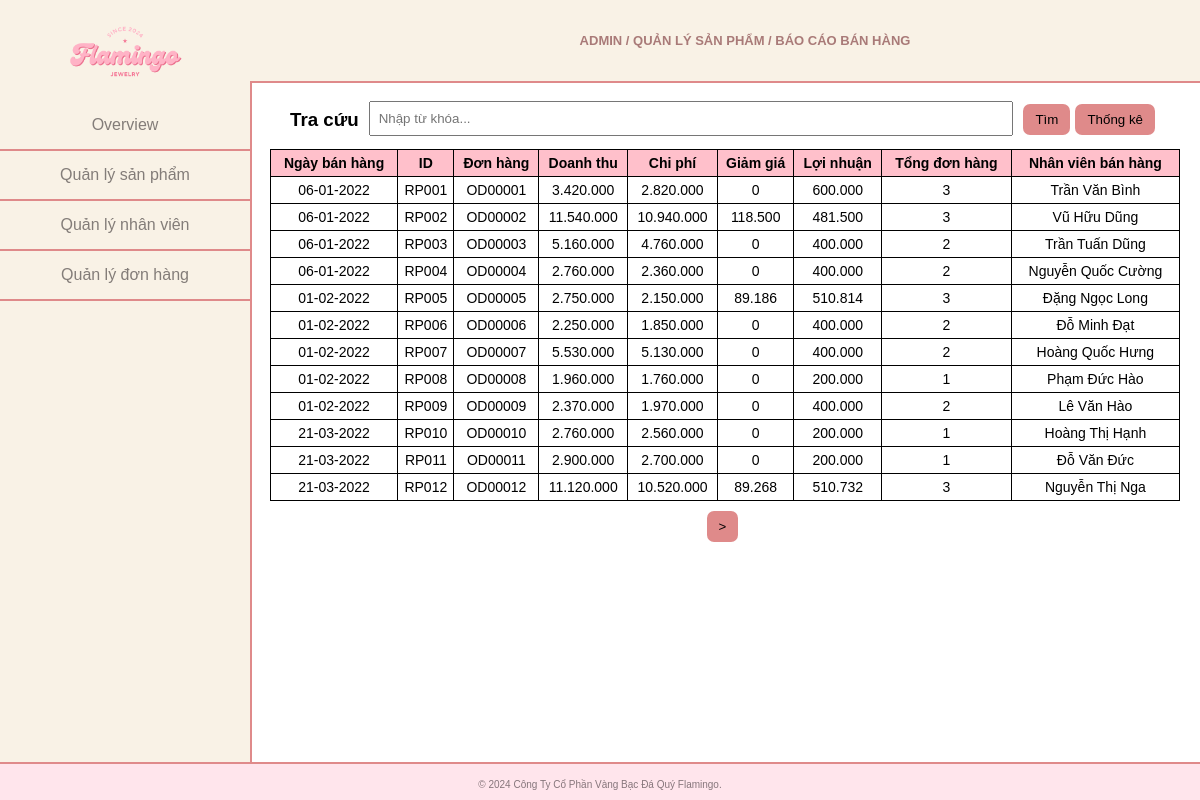
/Admin/Overview_BaoCaoBanHang.php, run on the app's committed database.
### tables this page shows
CREATE TABLE `FinancialReport` (
  `reportID` varchar(50) NOT NULL,
  `revenue` int(11) NOT NULL,
  `cost` int(11) NOT NULL,
  `profit` int(11) NOT NULL,
  `totalOrders` int(11) DEFAULT NULL,
  `discountAmount` int(11) DEFAULT NULL,
  `employeeID` varchar(10) NOT NULL,
  `orderID` varchar(100) NOT NULL,
  `DateID` int(11) NOT NULL
);

CREATE TABLE `Employee` (
  `employeeID` varchar(10) NOT NULL,
  `name` varchar(100) DEFAULT NULL,
  `dateOfBirth` date DEFAULT NULL,
  `phoneNum` varchar(20) DEFAULT NULL,
  `email` varchar(30) DEFAULT NULL,
  `address` varchar(100) DEFAULT NULL,
  `gender` enum('M','F') DEFAULT NULL,
  `position` varchar(20) DEFAULT NULL,
  `shiftTime` varchar(3) DEFAULT NULL
);

### Admin/db_module.php (called while the page is built, shortened)
<?php
    function chayTruyVanTraVeDL($link, $q){
        $result = mysqli_query($link,$q);
        return $result;
    }

### Admin/Overview_BaoCaoBanHang.php (the view, shortened to what this page needs)
<!DOCTYPE html>
<html>
<head>
    <link rel="stylesheet" type="text/css" href="Khung.css">
</head>
<body>
    <div id="sidebar">
        <h2><img src="Picture/Logo.png" alt="Logo"></h2>
        <ul>
            <li><a href="Overview.php">Overview</a></li>
            <li><a href="QLSP.php">Quản lý sản phẩm</a></li>
            <li><a href="QLNV.php">Quản lý nhân viên</a></li>
            <li><a href="QLDH.php">Quản lý đơn hàng</a></li>
        </ul>
    </div>
    <div id="content">
        <div id="header">
            <p>ADMIN / QUẢN LÝ SẢN PHẨM / BÁO CÁO BÁN HÀNG </p>
        </div>
        <div id="search">
            <h3>Tra cứu</h3>
            <input type="text" id="searchInput" placeholder="Nhập từ khóa...">
            <button onclick="searchData()">Tìm</button>
            <a href="Overview_Chart.php"><button>Thống kê</button></a>
        </div>
        <div id="table-container">
        <?php
        require_once("db_module.php");
        function view_BaoCao()
        {
            $link = null;
            $rows_per_page = 12;
            $current_page = isset($_GET['page']) ? $_GET['page'] : 1;
            $start_from = ($current_page - 1) * $rows_per_page;
            $result = chayTruyVanTraVeDL($link, "SELECT fr.DateID, fr.reportID, fr.orderID, fr.revenue, fr.cost, fr.discountAmount, fr.profit, fr.totalOrders, e.name
                                        FROM financialreport fr
                                        INNER JOIN employee e ON fr.employeeID = e.employeeID
                                        LIMIT $start_from, $rows_per_page");
            echo "<table id='reportTable'>";
            echo "<tr>";
            echo "<th class='pink-header'>Ngày bán hàng</th>";
            echo "<th class='pink-header'>ID</th>";
            echo "<th class='pink-header'>Đơn hàng</th>";
            echo "<th class='pink-header'>Doanh thu</th>";
            echo "<th class='pink-header'>Chi phí</th>";
            echo "<th class='pink-header'>Giảm giá</th>";
            echo "<th class='pink-header'>Lợi nhuận</th>";
            echo "<th class='pink-header'>Tổng đơn hàng</th>";
            echo "<th class='pink-header'>Nhân viên bán hàng</th>";
            echo "</tr>";
            while ($row = mysqli_fetch_assoc($result)) {
                echo "<tr>";
                $formatted_date = date_create_from_format('Ymd', $row["DateID"]);
                if ($formatted_date !== false) {
                    echo "<td>" . date_format($formatted_date, 'd-m-Y') . "</td>";
                } else {
                    echo "<td>" . $row["DateID"] . "</td>";
                }
                echo "<td>" . $row["reportID"] . "</td>";
                echo "<td>" . $row["orderID"] . "</td>";
                echo "<td>" . number_format($row["revenue"], 0, ',', '.') . "</td>";
                echo "<td>" . number_format($row["cost"], 0, ',', '.') . "</td>";
                echo "<td>" . number_format($row["discountAmount"], 0, ',', '.') . "</td>";
                echo "<td>" . number_format($row["profit"], 0, ',', '.') . "</td>";
                echo "<td>" . $row["totalOrders"] . "</td>";
                echo "<td>" . $row["name"] . "</td>";
                echo "</tr>";
            }
            echo "</table>";
            echo "<div id='pagination'>";
            $total_rows = mysqli_num_rows(chayTruyVanTraVeDL($link, "SELECT * FROM financialreport"));
            $total_pages = ceil($total_rows / $rows_per_page);
            if ($current_page < $total_pages) {
                echo "<a href='?page=".($current_page + 1)."'><button>></button></a>";
            }
        }
        if (isset($_GET["opt"])) {
            $_opt = $_GET["opt"];
        } else {
            $_opt = "";
        }
        switch ($_opt) {
            default:
                view_BaoCao();
        }
        ?>
    </div>
    <div id="footer">
        <p>© 2024 Công Ty Cổ Phần Vàng Bạc Đá Quý Flamingo.</p>
    </div>
</body>
</html>

### Admin/Khung.css (style rules this page uses)
body { margin: 0; padding: 0; font-family: 'Barlow', sans-serif; }
a { text-decoration: none; color: inherit; }
#sidebar { width: 250px; height: 100vh; background: #F9F2E6; color: #fff; float: left; border-right: 2px solid #DF8A8A; }
#sidebar ul { color: #10090d81; list-style: none; padding: 0; margin: 0; margin-top: -50px; }
#sidebar ul li { padding: 15px; text-align: center; cursor: pointer; border-bottom: 2px solid #DF8A8A; }
#content { margin-left: 250px; padding: 20px; font-family: 'Barlow', sans-serif; }
#header { font-size:13px; font-weight: bold; background: #F9F2E6; color: #935a5ac9; padding: 20px; text-align: center; position: fixed; top: 0; left: 250px; width: calc(100% - 250px); border-bottom: 2px solid #DF8A8A; }
#footer { font-family: 'Barlow', sans-serif; font-size: x-small; background: #FFE5EC; color: #10090d81; text-align: center; position: fixed; bottom: 0; width: 100%; border-top: 2px solid #DF8A8A; }
#sidebar h2 { font-family: 'Barlow', sans-serif; text-align: center; margin-top: -25px; }
#sidebar h2 img { width: 150px; height: auto; }

### Admin/Overview_BaoCaoBanHang.php (style rules this page uses)
table { width: 100%; border-collapse: collapse; margin-top: 30px; }
th, td { border: 1px solid black; text-align: center; padding: 5px 1px; font-size: 14px; font-family: 'Barlow', sans-serif; }
input[type="text"] { padding: 8px; margin-bottom: 10px; width: 200px; }
button { font-family: Barlow, sans-serif; padding: 8px 12px; background-color: #DF8A8A; border: none; border-radius: 7px; cursor: pointer; margin-right: 5px; }
#search { display: flex; justify-content: center; align-items: center; padding: 20px; margin-top: 50px; text-align: center; }
#search h3 { margin-right: 10px; }
input[type="text"] { flex: 1; margin-right: 10px; margin-top: 8px; }
#pagination { margin-top: 10px; text-align: center; }
#table-container { margin-top: -50px; }
html, body { height: 100%; margin: 0; padding: 0; position: relative; }
#footer { width: 100%; position: absolute; bottom: 0; left: 0; background-color: #FFE5EC; padding-top: 5px; }
th.pink-header { background-color: #FFC0CB; }

### data on the page
financialreport: DateID "06-01-2022", reportID "RP001", orderID "OD00001", revenue "3.420.000", cost "2.820.000", discountAmount "0", profit "600.000", totalOrders "3", employeeID.name "Trần Văn Bình"
financialreport: DateID "06-01-2022", reportID "RP002", orderID "OD00002", revenue "11.540.000", cost "10.940.000", discountAmount "118.500", profit "481.500", totalOrders "3", employeeID.name "Vũ Hữu Dũng"
financialreport: DateID "06-01-2022", reportID "RP003", orderID "OD00003", revenue "5.160.000", cost "4.760.000", discountAmount "0", profit "400.000", totalOrders "2", employeeID.name "Trần Tuấn Dũng"
financialreport: DateID "06-01-2022", reportID "RP004", orderID "OD00004", revenue "2.760.000", cost "2.360.000", discountAmount "0", profit "400.000", totalOrders "2", employeeID.name "Nguyễn Quốc Cường"
financialreport: DateID "01-02-2022", reportID "RP005", orderID "OD00005", revenue "2.750.000", cost "2.150.000", discountAmount "89.186", profit "510.814", totalOrders "3", employeeID.name "Đặng Ngọc Long"
financialreport: DateID "01-02-2022", reportID "RP006", orderID "OD00006", revenue "2.250.000", cost "1.850.000", discountAmount "0", profit "400.000", totalOrders "2", employeeID.name "Đỗ Minh Đạt"
financialreport: DateID "01-02-2022", reportID "RP007", orderID "OD00007", revenue "5.530.000", cost "5.130.000", discountAmount "0", profit "400.000", totalOrders "2", employeeID.name "Hoàng Quốc Hưng"
financialreport: DateID "01-02-2022", reportID "RP008", orderID "OD00008", revenue "1.960.000", cost "1.760.000", discountAmount "0", profit "200.000", totalOrders "1", employeeID.name "Phạm Đức Hào"
financialreport: DateID "01-02-2022", reportID "RP009", orderID "OD00009", revenue "2.370.000", cost "1.970.000", discountAmount "0", profit "400.000", totalOrders "2", employeeID.name "Lê Văn Hào"
financialreport: DateID "21-03-2022", reportID "RP010", orderID "OD00010", revenue "2.760.000", cost "2.560.000", discountAmount "0", profit "200.000", totalOrders "1", employeeID.name "Hoàng Thị Hạnh"
financialreport: DateID "21-03-2022", reportID "RP011", orderID "OD00011", revenue "2.900.000", cost "2.700.000", discountAmount "0", profit "200.000", totalOrders "1", employeeID.name "Đỗ Văn Đức"
financialreport: DateID "21-03-2022", reportID "RP012", orderID "OD00012", revenue "11.120.000", cost "10.520.000", discountAmount "89.268", profit "510.732", totalOrders "3", employeeID.name "Nguyễn Thị Nga"
